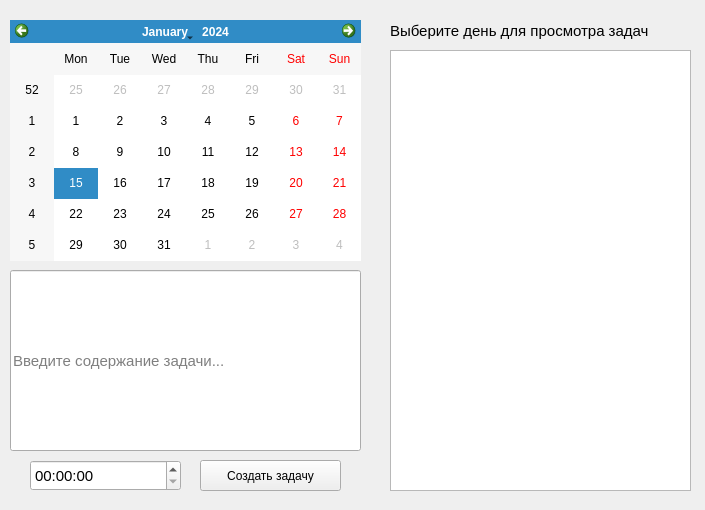
<?xml version="1.0" encoding="UTF-8"?>
<ui version="4.0">
 <class>Form</class>
 <widget class="QWidget" name="Form">
  <property name="geometry">
   <rect>
    <x>0</x>
    <y>0</y>
    <width>705</width>
    <height>510</height>
   </rect>
  </property>
  <property name="windowTitle">
   <string>Form</string>
  </property>
  <widget class="QListView" name="listView">
   <property name="geometry">
    <rect>
     <x>390</x>
     <y>50</y>
     <width>301</width>
     <height>441</height>
    </rect>
   </property>
  </widget>
  <widget class="QTimeEdit" name="timeEdit">
   <property name="geometry">
    <rect>
     <x>30</x>
     <y>460</y>
     <width>151</width>
     <height>31</height>
    </rect>
   </property>
   <property name="font">
    <font>
     <pointsize>11</pointsize>
    </font>
   </property>
  </widget>
  <widget class="QCalendarWidget" name="calendarWidget">
   <property name="geometry">
    <rect>
     <x>10</x>
     <y>20</y>
     <width>351</width>
     <height>241</height>
    </rect>
   </property>
  </widget>
  <widget class="QLabel" name="label">
   <property name="geometry">
    <rect>
     <x>390</x>
     <y>20</y>
     <width>341</width>
     <height>21</height>
    </rect>
   </property>
   <property name="font">
    <font>
     <pointsize>11</pointsize>
    </font>
   </property>
   <property name="text">
    <string>Выберите день для просмотра задач</string>
   </property>
  </widget>
  <widget class="QPushButton" name="pushButton">
   <property name="geometry">
    <rect>
     <x>200</x>
     <y>460</y>
     <width>141</width>
     <height>31</height>
    </rect>
   </property>
   <property name="text">
    <string>Создать задачу</string>
   </property>
  </widget>
  <widget class="QLineEdit" name="lineEdit">
   <property name="geometry">
    <rect>
     <x>10</x>
     <y>270</y>
     <width>351</width>
     <height>181</height>
    </rect>
   </property>
   <property name="font">
    <font>
     <pointsize>11</pointsize>
    </font>
   </property>
   <property name="placeholderText">
    <string>Введите содержание задачи...</string>
   </property>
  </widget>
 </widget>
 <resources/>
 <connections/>
</ui>
